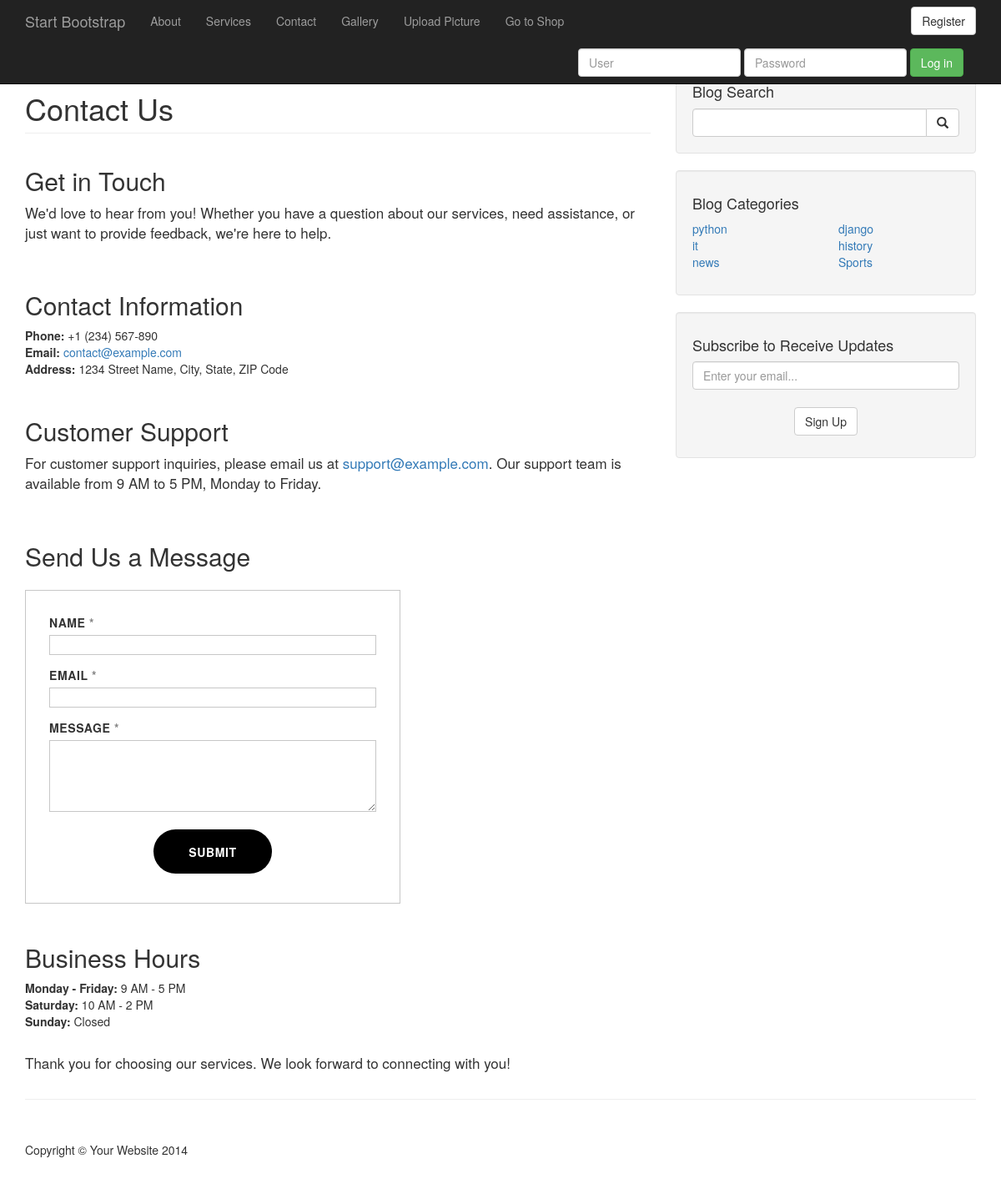
The app's page /contact with its own data.
### blog/models.py (models this page shows, shortened)
class Category(models.Model):
    name = models.CharField(max_length=30, verbose_name='category_name')
    class Meta:
        verbose_name = 'Category'
        verbose_name_plural = 'Categories'

### blog/views.py (the view)
# urls.py: path('contact', views.contact, name='contact'),
def contact(request):
     contact_info = {
        'phone': '+1 (234) 567-890',
        'email': 'contact@example.com',
        'address': '1234 Street Name, City, State, ZIP Code'
     }
     sign_up_form = SignUpForm()
     context = {'contact_info': contact_info, 'sign_up_form': sign_up_form}
     context.update(get_category())
     return render(request, 'blog/contacts.html', context)

### blog/forms.py
class SignUpForm(forms.ModelForm):
    class Meta:
        model = Subscriber
        fields = ['email']
        widgets = {
            'email': forms.EmailInput(attrs={
            'class': 'form-control',
            'placeholder': 'Enter your email...',
            })
        }

### blog/views.py (called while the page is built)
def get_category():
     cats = Category.objects.all()
     half = cats.count() // 2
     first_half = cats[:half]
     second_half = cats[half:]
     return {'cats1': first_half, 'cats2': second_half}

### cart/context_processors.py (called while the page is built)
def cart(request):
    return {'Cart': Cart(request)}

### templates/blog/contacts.html
{% extends "blog/base.html" %}
{% block css_links %}
{% load static %}
<link rel="stylesheet" href="{% static "blog/css/blog-contacts.css" %}">
{% endblock css_links %}
{% block content %}
<h1 class="page-header">
  Contact Us
</h1>
<div class="content">
  <div class="section">
    <h2>Get in Touch</h2>
    <p>
      We'd love to hear from you! Whether you have a question about our services,
      need assistance, or just want to provide feedback, we're here to help.
    </p>
  </div>
  <div class="section">
    <h2>Contact Information</h2>
    <div class='uls'>
        <li><strong>Phone:</strong> {{ contact_info.phone }}</li>
        <li><strong>Email:</strong> <a href="mailto:{{ contact_info.email }}">{{ contact_info.email }}</a></li>
        <li><strong>Address:</strong> {{ contact_info.address }}</li>
    </div>
  </div>
  <div class="section">
    <h2>Customer Support</h2>
    <p>For customer support inquiries, please email us at <a href="mailto:support@example.com">support@example.com</a>. Our support team is available from 9 AM to 5 PM, Monday to Friday.</p>
  </div>
  <div class="section-form">
    <h2 class='form-heading'>Send Us a Message</h2>
    <div class="form">
      <form action="" method="" class='contact-form'>
        <div class="name">
          <label for="name">Name <span>*</span></label>
          <input type="text" id="name" name="name" required>
        </div>
        <div class="email">
          <label for="email">Email <span>*</span></label>
          <input type="email" id="email" name="email" required>
        </div>
        <div class="message">
          <label for="message">Message <span>*</span></label>
          <textarea id="message" name="message" rows="4" required></textarea>
        </div>
        <div class="btn">
          <button class='btn btn-default'>Submit</button>
        </div>
      </form>
    </div>
  </div>
  <div class="section">
    <h2>Business Hours</h2>
      <div class='uls'>
          <li><strong>Monday - Friday:</strong> 9 AM - 5 PM</li>
          <li><strong>Saturday:</strong> 10 AM - 2 PM</li>
          <li><strong>Sunday:</strong> Closed</li>
      </div>
  </div>
  <p class='ending-paragraph'>Thank you for choosing our services. We look forward to connecting with you!</p>
</div>
{% endblock content %}

### templates/blog/base.html (shortened to what this page needs)
<!DOCTYPE html>
<html lang="en">
<head>
    {% load static %}
    <link href="{% static 'blog/css/bootstrap.min.css' %}" rel="stylesheet">
    <link href="https://cdn.jsdelivr.net/npm/select2@4.1.0-rc.0/dist/css/select2.min.css" rel="stylesheet" />
    <link rel="stylesheet" href="https://cdn.jsdelivr.net/npm/bootstrap-icons@1.11.3/font/bootstrap-icons.min.css">
    <link href="{% static 'blog/css/blog-home.css' %}" rel="stylesheet">
    <link rel="stylesheet" href={% static 'blog/css/blog-home-custom.css' %}>
    {% block css_links %}
    {% endblock css_links %}
</head>
<body>
    <nav class="navbar navbar-inverse navbar-fixed-top" role="navigation">
        <div class="container">
            <div class="navbar-header">
                <a class="navbar-brand" href="{% url "index" %}">Start Bootstrap</a>
            </div>
            <div class="collapse navbar-collapse" id="bs-example-navbar-collapse-1">
                <ul class="nav navbar-nav">
                    <li>
                        <a href="{% url "about" %}">About</a>
                    </li>
                    <li>
                        <a href="{% url "services" %}">Services</a>
                    </li>
                    <li>
                        <a href="{% url "contact" %}">Contact</a>
                    </li>
                    <li>
                        <a href="{% url "gallery" %}">Gallery</a>
                    </li>
                    <li>
                        <a href="{% url "uploads" %}">Upload Picture</a>
                    </li>
                    <li>
                        <a href="{% url 'shop:product_list' %}">Go to Shop</a>
                    </li>
                </ul>
                {% include "blog/toggle_login.html" %}
            </div>
        </div>
    </nav>
    <div class="container">
        <div class="row">
            <div class="col-md-8">
                {% block content%}
                {% endblock %}
            </div>
            <div class="col-md-4">
                <div class="well">
                    <h4>Blog Search</h4>
                    <form class="input-group" method='GET' action="{% url 'search' %}">
                        <input type="search" name='query' class="form-control">
                        <span class="input-group-btn">
                            <button class="btn btn-default" type="submit">
                                <span class="glyphicon glyphicon-search"></span>
                            </button>
                        </span>
                    </form>
                </div>
                <div class="well">
                    <h4>Blog Categories</h4>
                    <div class="row">
                        <div class="col-lg-6">
                            <ul class="list-unstyled">
                                {% for category in cats1 %}
                                <li><a href="{% url 'category' category.name %}">{{category.name}}</a></li>
                                {% endfor %}
                            </ul>
                        </div>
                        <div class="col-lg-6">
                            <ul class="list-unstyled">
                                {% for category in cats2 %}
                                <li><a href="{% url 'category' category.name %}">{{category.name}}</a></li>
                                {% endfor %}
                            </ul>
                        </div>
                    </div>
                </div>
                <div class="well subscribe">
                    <h4>Subscribe to Receive Updates</h4>
                    <form method='POST' class='sign_up_form'>
                       {{ sign_up_form.email }}
                       <div class="btn">
                           <button type="submit" class="btn btn-default">Sign Up</button>
                       </div>
                    </form>
                </div>
            </div>
        </div>
        <hr>
        <footer>
            <div class="row">
                <div class="col-lg-12">
                    <p>Copyright &copy; Your Website 2014</p>
                </div>
            </div>
        </footer>
    </div>
</body>
</html>

### static/blog/css/blog-home.css (style rules this page uses)
body { padding-top: 70px; }
footer { margin: 50px 0; }

### static/blog/css/blog-home-custom.css (style rules this page uses)
.sign_up_form { display: flex; flex-direction: column; align-items: center; justify-content: center; gap: 1em; }

### static/blog/css/blog-contacts.css (style rules this page uses)
.content { display: flex; flex-direction: column; gap: 2em; }
.section .uls { margin: 0; padding: 0; }
li { list-style: none; }
.form { border: rgb(199, 199, 199) 1px solid; width: 60%; }
.form-heading { margin-bottom: .8em; }
.contact-form { padding: 2em; display: flex; flex-direction: column; gap: 1em; }
.name, .email, .message { display: flex; flex-direction: column; }
.contact-form label, .contact-form strong, .contact-form button { text-transform: uppercase; letter-spacing: .6px; }
.contact-form span { color: gray; }
.contact-form input, .contact-form textarea { border: rgb(199, 199, 199) 1px solid; }
.contact-form button { border: none; font-weight: 550; background-color: black; color: white; border-radius: 3em; font-size: 1.4rem; padding: 1.2em 3em; }
.content p { font-size: 1.7rem; }

### records on screen
Category: name "python"
Category: name "it"
Category: name "news"
Category: name "django"
Category: name "history"
Category: name "Sports"

### other values on screen
{{ contact_info.phone }} "+1 (234) 567-890"
{{ contact_info.email }} "contact@example.com"
{{ contact_info.address }} "1234 Street Name, City, State, ZIP Code"
